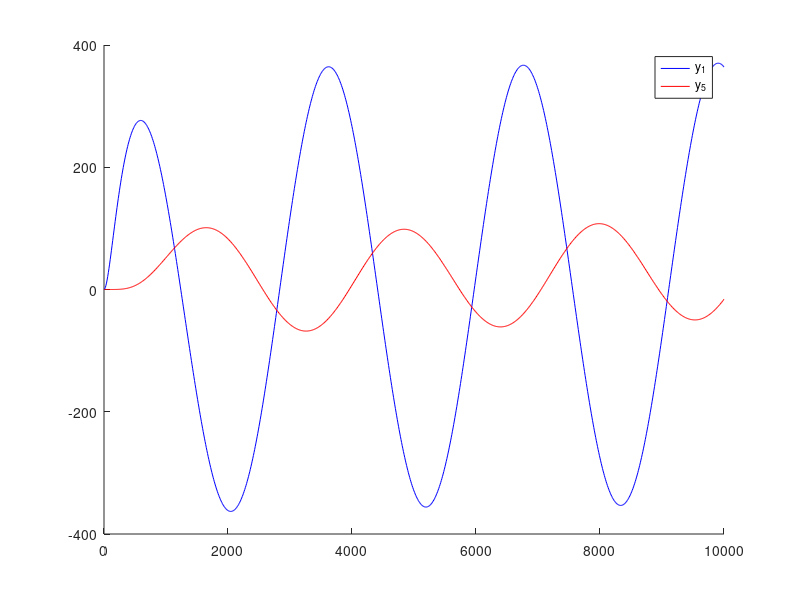

Source code (MATLAB):
function parcial4_runge_kutta
  % Parcial 4
  % Bautista Frigolé
  clc; clear;

  K = 1*(10^-3)*[-8 4 0 0 0 0; 4 -8 4 0 0 0; 0 4 -8 4 0 0;
  0 0 4 -8 4 0; 0 0 0 4 -8 4; 0 0 0 0 4 -3];
  td = 2/1000;
  dt = 10;
  t = 0:dt:10000;
  y(:,1) = zeros(6,1);
  w = 1;

  for i=2:length(t)
    b = [4; 0; 0; 0; 0; 0]*cos(td*t(i-1));
    k1 = dt*(K*y(:,i-1)+b);

    tg = t(i-1)+dt/(2*w);
    yg = y(:,i-1)+k1/(2*w);
    bg = [4; 0; 0; 0; 0; 0]*cos(td*tg);
    k2 = dt*(K*yg+bg);

    y(:,i) = y(:,i-1)+(1-w)*k1+w*k2;
  endfor
  hold on

  plot(t,y(2,:),"b"); plot(t,y(6,:),"r");
  legend("y_1","y_5");
  hold off
endfunction
